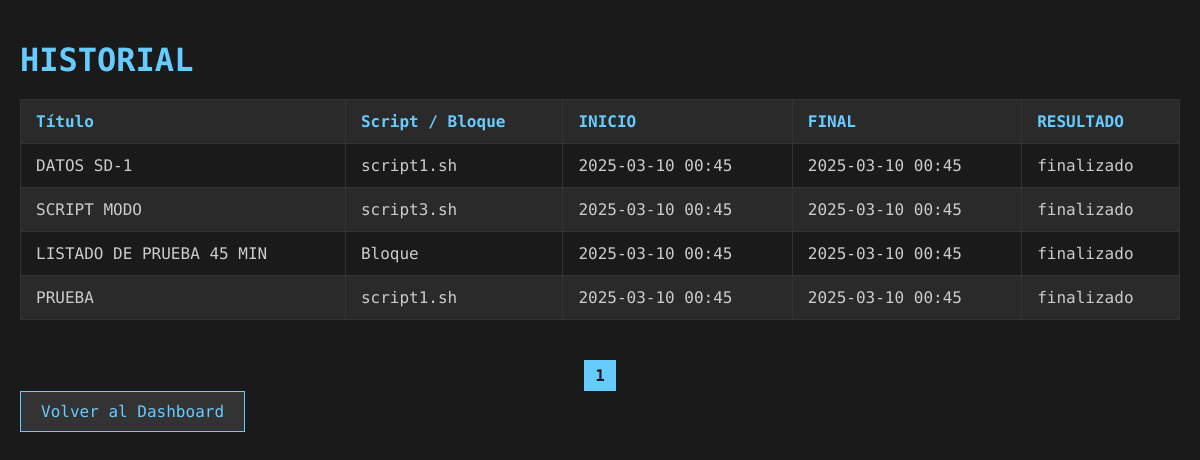
The page /history/ on the database its author committed.
### scripts/models.py (models this page shows, shortened)
class ExecutionRecord(models.Model):
    script = models.ForeignKey(Script, on_delete=models.CASCADE)
    inicio = models.DateTimeField(auto_now_add=True)
    fin = models.DateTimeField(null=True, blank=True)
    estado = models.CharField(max_length=20, default="pendiente")
    log = models.TextField(blank=True, null=True)

class Script(models.Model):
    TIPO_CHOICES = (
        ('principal', 'Principal'),
        ('secundario', 'Secundario'),
        ('modo', 'Modo'),
    )
    titulo = models.CharField(
        max_length=100,
        verbose_name="Título del Script",
        default="Sin Título"
    )
    archivo = models.CharField(
        max_length=200,
        verbose_name="Script",
        default="default.sh"
    )
    tipo = models.CharField(
        max_length=20,
        choices=TIPO_CHOICES,
        verbose_name="Tipo de Script"
    )

class BloqueEjecucionRecord(models.Model):
    bloque = models.ForeignKey(BloqueEjecucion, on_delete=models.CASCADE, verbose_name="Bloque")
    inicio = models.DateTimeField(auto_now_add=True, verbose_name="Inicio")
    fin = models.DateTimeField(null=True, blank=True, verbose_name="Final")
    estado = models.CharField(max_length=20, default="pendiente", verbose_name="Estado")
    log = models.TextField(blank=True, null=True, verbose_name="Log")

class BloqueEjecucion(models.Model):
    nombre = models.CharField(max_length=100, verbose_name="Nombre del Bloque")
    scripts = models.ManyToManyField(Script, verbose_name="Scripts incluidos")
    activo = models.BooleanField(default=False, verbose_name="Bloque Activo")
    frecuencia = models.CharField(
        max_length=2,
        choices=(("00", "00"), ("15", "15"), ("30", "30"), ("45", "45")),
        default="00",
        verbose_name="Frecuencia (minuto de la hora)"
    )

### scripts/views.py (the view)
# urls.py: path('history/', views.history, name='history'),
def history(request):
    script_records = list(ExecutionRecord.objects.all())
    for record in script_records:
        record.record_type = 'script'
    bloque_records = list(BloqueEjecucionRecord.objects.all())
    for record in bloque_records:
        record.record_type = 'bloque'
    combined = script_records + bloque_records
    combined.sort(key=lambda record: record.inicio, reverse=True)
    paginator = Paginator(combined, 20)
    page = request.GET.get('page')
    try:
        records = paginator.page(page)
    except PageNotAnInteger:
        records = paginator.page(1)
    except EmptyPage:
        records = paginator.page(paginator.num_pages)
    context = {
        'records': records,
    }
    return render(request, 'scripts/history.html', context)

### templates/scripts/history.html (shortened to what this page needs)
<!DOCTYPE html>
<html lang="es">
<head>
</head>
<body>
    <h1>HISTORIAL</h1>
    <div class="table-container">
        <table>
            <thead>
                <tr>
                    <th>Título</th>
                    <th>Script / Bloque</th>
                    <th>INICIO</th>
                    <th>FINAL</th>
                    <th>RESULTADO</th>
                </tr>
            </thead>
            <tbody>
                {% for record in records %}
                <tr>
                    {% if record.record_type == 'script' %}
                        <td>{{ record.script.titulo }}</td>
                        <td>{{ record.script.archivo }}</td>
                    {% elif record.record_type == 'bloque' %}
                        <td>{{ record.bloque.nombre }}</td>
                        <td>Bloque</td>
                    {% else %}
                        <td>--</td>
                        <td>--</td>
                    {% endif %}
                    <td>{{ record.inicio|date:"Y-m-d H:i" }}</td>
                    <td>
                        {% if record.fin %}
                            {{ record.fin|date:"Y-m-d H:i" }}
                        {% else %}
                            --
                        {% endif %}
                    </td>
                    <td>{{ record.estado }}</td>
                </tr>
                {% empty %}
                <tr>
                    <td colspan="5">No hay registros.</td>
                </tr>
                {% endfor %}
            </tbody>
        </table>
    </div>
    <div class="pagination">
        {% for num in records.paginator.page_range %}
            {% if records.number == num %}
                <strong>{{ num }}</strong>
            {% else %}
                <a href="?page={{ num }}">{{ num }}</a>
            {% endif %}
        {% endfor %}
    </div>
    <a href="{% url 'dashboard' %}" class="btn-back">Volver al Dashboard</a>
</body>
</html>

### templates/scripts/history.html (style rules this page uses)
body { background-color: #1a1a1a; color: #ccc; font-family: 'Roboto Mono', monospace; margin: 0; padding: 20px; }
h1 { color: #66ccff; margin-bottom: 20px; }
.table-container { overflow-x: auto; }
table { width: 100%; border-collapse: collapse; margin-bottom: 20px; }
th, td { padding: 12px 15px; border: 1px solid #333; text-align: left; }
th { background-color: #2a2a2a; color: #66ccff; }
tr:nth-child(even) { background-color: #2a2a2a; }
tr:nth-child(odd) { background-color: #1a1a1a; }
.pagination { text-align: center; margin-top: 20px; }
.pagination a, .pagination strong { display: inline-block; margin: 0 5px; padding: 5px 10px; text-decoration: none; border: 1px solid #66ccff; color: #66ccff; }
.pagination strong { background-color: #66ccff; color: #1a1a1a; }
a.btn-back { display: inline-block; background-color: #333; color: #66ccff; padding: 10px 20px; text-decoration: none; border: 1px solid #66ccff; transition: background-color 0.3s, color 0.3s; }

### rows shown on the page
ExecutionRecord: script.titulo "DATOS SD-1", script.archivo "script1.sh", inicio "2025-03-10 00:45", fin "2025-03-10 00:45", estado "finalizado"
ExecutionRecord: script.titulo "SCRIPT MODO", script.archivo "script3.sh", inicio "2025-03-10 00:45", fin "2025-03-10 00:45", estado "finalizado"
BloqueEjecucionRecord: bloque.nombre "LISTADO DE PRUEBA 45 MIN", inicio "2025-03-10 00:45", fin "2025-03-10 00:45", estado "finalizado"
ExecutionRecord: script.titulo "PRUEBA", script.archivo "script1.sh", inicio "2025-03-10 00:45", fin "2025-03-10 00:45", estado "finalizado"

### other values the page prints
{{ num }} "1"
